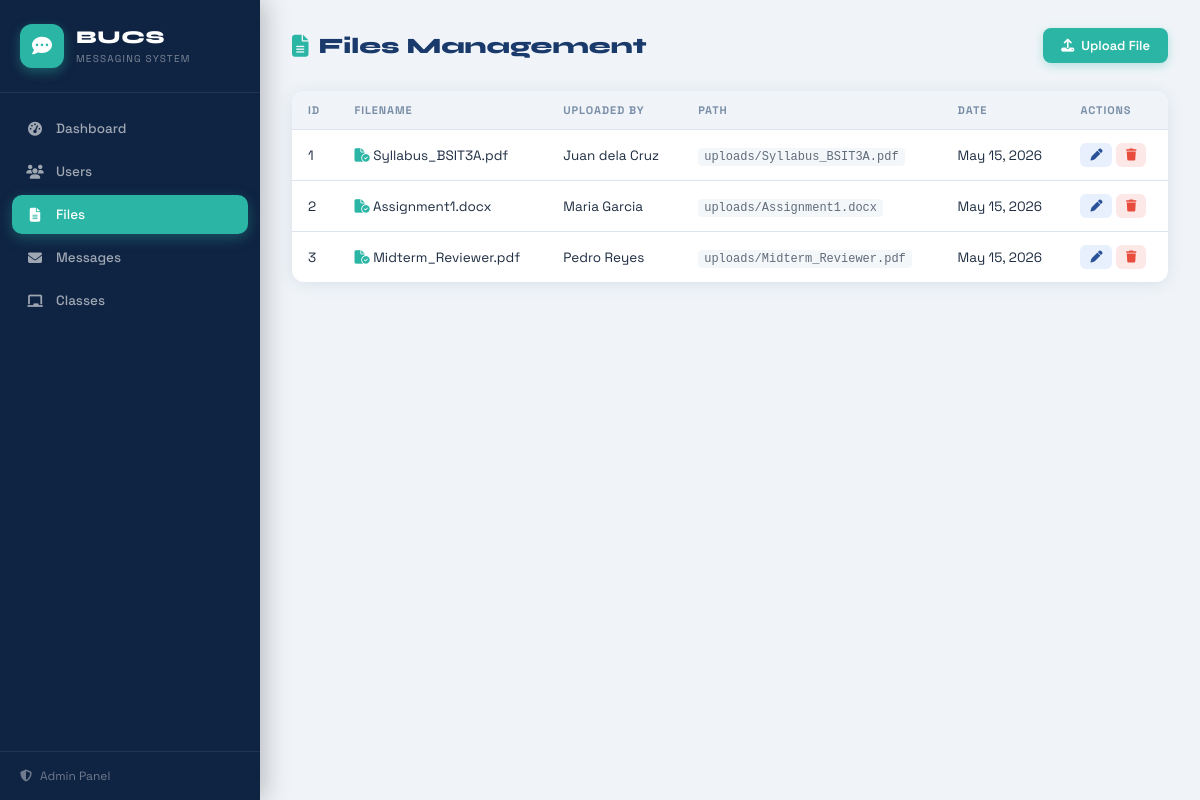
Screenshot of /pages/files.php with the database file from the repository.
### tables this page shows
CREATE TABLE IF NOT EXISTS files (
    file_id     INT AUTO_INCREMENT PRIMARY KEY,
    filename    VARCHAR(255) NOT NULL,
    file        VARCHAR(500) NOT NULL,    
    uploaded_by VARCHAR(20)  NOT NULL,
    uploaded_at DATETIME DEFAULT CURRENT_TIMESTAMP,
    FOREIGN KEY (uploaded_by) REFERENCES users(id_no) ON DELETE CASCADE
);

CREATE TABLE IF NOT EXISTS users (
    id_no       VARCHAR(20) PRIMARY KEY,
    fname       VARCHAR(50)  NOT NULL,
    mname       VARCHAR(50),
    lname       VARCHAR(50)  NOT NULL,
    uname       VARCHAR(50)  NOT NULL UNIQUE,
    pwd         VARCHAR(255) NOT NULL,
    created_at  DATETIME DEFAULT CURRENT_TIMESTAMP
);

### pages/files.php (the view, shortened to what this page needs)
<?php
$db  = getDB();
$files = $db->query("
    SELECT f.*, u.fname, u.lname
    FROM files f JOIN users u ON f.uploaded_by = u.id_no
    ORDER BY f.uploaded_at DESC");
?>
<!DOCTYPE html>
<html lang="en">
<head>
<link rel="stylesheet" href="https://cdnjs.cloudflare.com/ajax/libs/font-awesome/6.5.0/css/all.min.css">
<link rel="stylesheet" href="../assets/css/style.css">
</head>
<body>
<?php include '../includes/sidebar.php'; ?>
<main class="main-content">
  <div class="topbar">
    <h1 class="page-title"><i class="fa fa-file-alt"></i> Files Management</h1>
    <button class="btn btn-primary" onclick="openModal('addModal')"><i class="fa fa-upload"></i> Upload File</button>
  </div>
  <div class="section-card">
    <div class="table-wrap">
    <table class="data-table">
      <thead><tr><th>ID</th><th>Filename</th><th>Uploaded By</th><th>Path</th><th>Date</th><th>Actions</th></tr></thead>
      <tbody>
      <?php while($f = $files->fetch_assoc()): ?>
      <tr>
        <td><?= $f['file_id'] ?></td>
        <td><i class="fa fa-file-circle-check" style="color:var(--teal)"></i> <?= htmlspecialchars($f['filename']) ?></td>
        <td><?= htmlspecialchars($f['fname'].' '.$f['lname']) ?></td>
        <td><code style="font-size:.75rem;opacity:.7"><?= htmlspecialchars($f['file']) ?></code></td>
        <td><?= date('M d, Y', strtotime($f['uploaded_at'])) ?></td>
        <td class="action-cell">
          <button class="btn btn-sm btn-edit" onclick='editFile(<?= json_encode($f) ?>)'><i class="fa fa-pen"></i></button>
          <button class="btn btn-sm btn-delete" onclick="confirmDelete(<?= $f['file_id'] ?>)"><i class="fa fa-trash"></i></button>
        </td>
      </tr>
      <?php endwhile; ?>
      </tbody>
    </table>
    </div>
  </div>
</main>
</body></html>

### assets/css/style.css (style rules this page uses)
:root { --blue: #1a3a6b; --blue-light: #2a5298; --teal: #2ab5a5; --teal-dark: #1a8a7c; --navy: #0f2342; --slate: #34495e; --bg: #f0f4f8; --surface: #ffffff; --border: #dde4ef; --text: #1e2d42; --text-muted: #7a8ea8; --success: #2ecc71; --error: #e74c3c; --sidebar-w: 260px; --radius: 12px; --shadow: 0 2px 16px rgba(26,58,107,.10); --shadow-lg: 0 8px 32px rgba(26,58,107,.18); }
*, *::before, *::after { box-sizing: border-box; margin: 0; padding: 0; }
body { font-family: 'Space Grotesk', sans-serif; background: var(--bg); color: var(--text); display: flex; min-height: 100vh; font-size: 14px; }
.main-content { margin-left: var(--sidebar-w); flex: 1; padding: 28px 32px; min-height: 100vh; }
.topbar { display: flex; align-items: center; justify-content: space-between; margin-bottom: 28px; gap: 16px; }
.page-title { font-family: 'Syne', sans-serif; font-size: 22px; font-weight: 800; color: var(--blue); display: flex; align-items: center; gap: 10px; }
.page-title i { color: var(--teal); }
.section-card { background: var(--surface); border-radius: var(--radius); box-shadow: var(--shadow); overflow: hidden; }
.table-wrap { overflow-x: auto; }
.data-table { width: 100%; border-collapse: collapse; font-size: 13.5px; }
.data-table thead tr { background: var(--bg); }
.data-table th { padding: 12px 16px; text-align: left; font-weight: 700; font-size: 11px; text-transform: uppercase; letter-spacing: .08em; color: var(--text-muted); white-space: nowrap; }
.data-table td { padding: 13px 16px; border-top: 1px solid var(--border); vertical-align: middle; }
.action-cell { white-space: nowrap; }
.btn { display: inline-flex; align-items: center; gap: 7px; padding: 9px 18px; border-radius: 8px; border: none; font-family: inherit; font-size: 13px; font-weight: 600; cursor: pointer; transition: all .18s; text-decoration: none; }
.btn-primary { background: var(--teal); color: #fff; box-shadow: 0 3px 10px rgba(42,181,165,.3); }
.btn-sm { padding: 6px 10px; font-size: 12px; border-radius: 6px; }
.btn-edit { background: #e8f0fe; color: var(--blue-light); }
.btn-delete { background: #fde8e8; color: var(--error); }
code { background: var(--bg); padding: 2px 6px; border-radius: 4px; font-size: 12px; }

### rows the page displays
files: file_id "1", filename "Syllabus_BSIT3A.pdf", uploaded_by.lname "Juan dela Cruz", file "uploads/Syllabus_BSIT3A.pdf", uploaded_at "May 15, 2026"
files: file_id "2", filename "Assignment1.docx", uploaded_by.lname "Maria Garcia", file "uploads/Assignment1.docx", uploaded_at "May 15, 2026"
files: file_id "3", filename "Midterm_Reviewer.pdf", uploaded_by.lname "Pedro Reyes", file "uploads/Midterm_Reviewer.pdf", uploaded_at "May 15, 2026"

### other values shown
$label "Dashboard"
$label "Users"
$label "Files"
$label "Messages"
$label "Classes"
